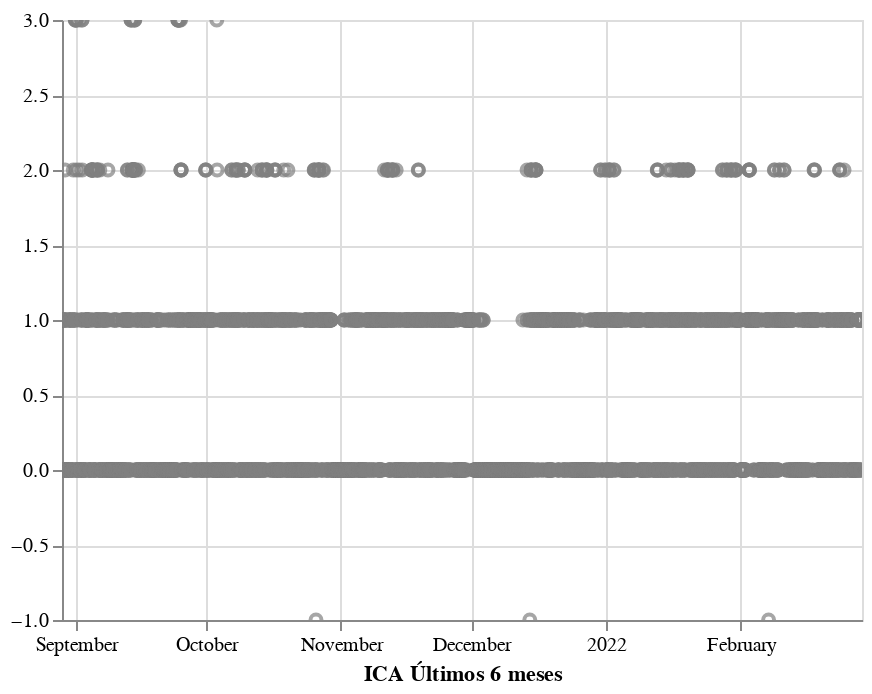

Notebook code cell kept with this figure:
### Code cell
chart

### Figure 1 — Vega-Lite specification as saved in the notebook (floating-point values rounded to 4 significant figures; data arrays with more than 128 entries replaced by an {"elided": "..."} marker saying what was removed)
{"config": {"view": {"continuousWidth": 400, "continuousHeight": 300}}, "data": {"name": "data-f9b38cc05a76d684b86fea5e8ea40b7a"}, "mark": {"type": "point", "color": "gray"}, "encoding": {"tooltip": [{"field": "index", "type": "temporal"}, {"field": "ICA", "type": "quantitative"}], "x": {"axis": {"title": "ICA Últimos 6 meses"}, "field": "index", "type": "temporal"}, "y": {"axis": {"title": ""}, "field": "Categoria", "type": "quantitative"}}, "selection": {"selector016": {"type": "interval", "bind": "scales", "encodings": ["x", "y"]}}, "$schema": "https://vega.github.io/schema/vega-lite/v4.17.0.json", "datasets": {"data-f9b38cc05a76d684b86fea5e8ea40b7a": {"elided": "4380 records"}}}
